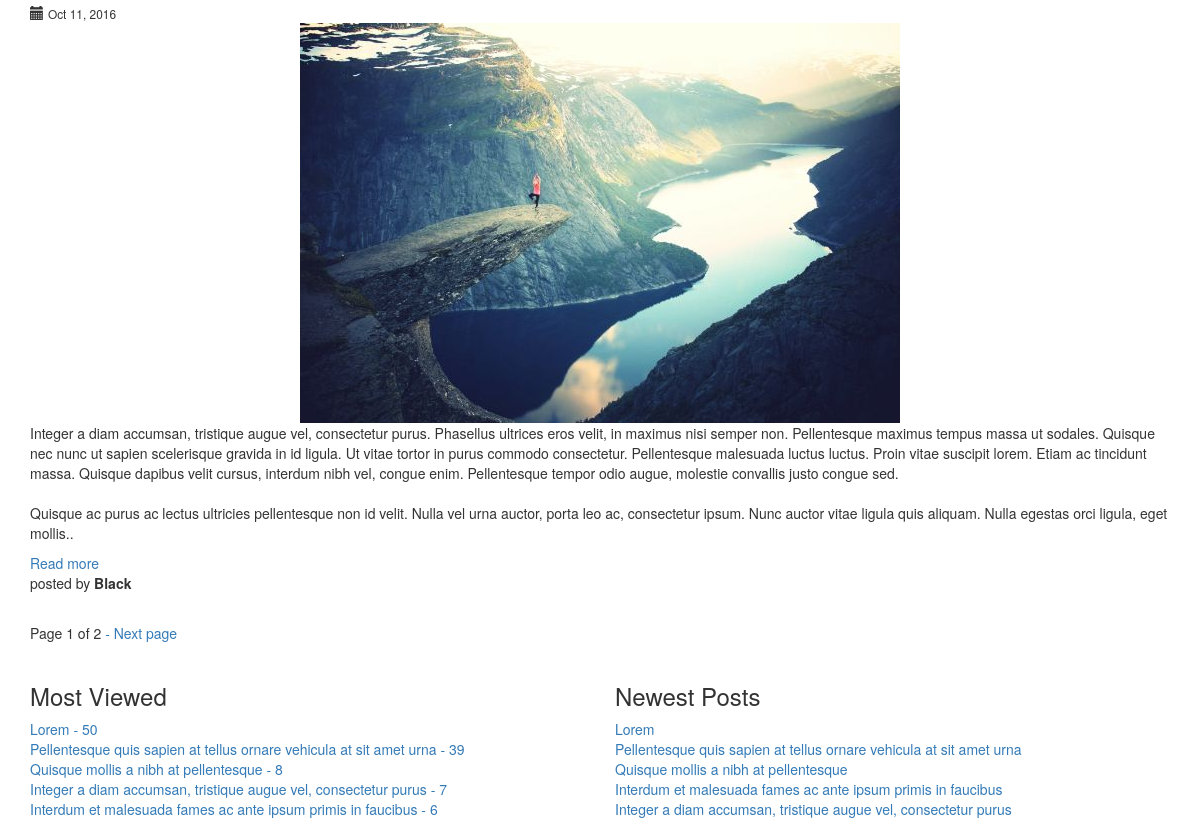
Before: / (lower part) with the older database file.
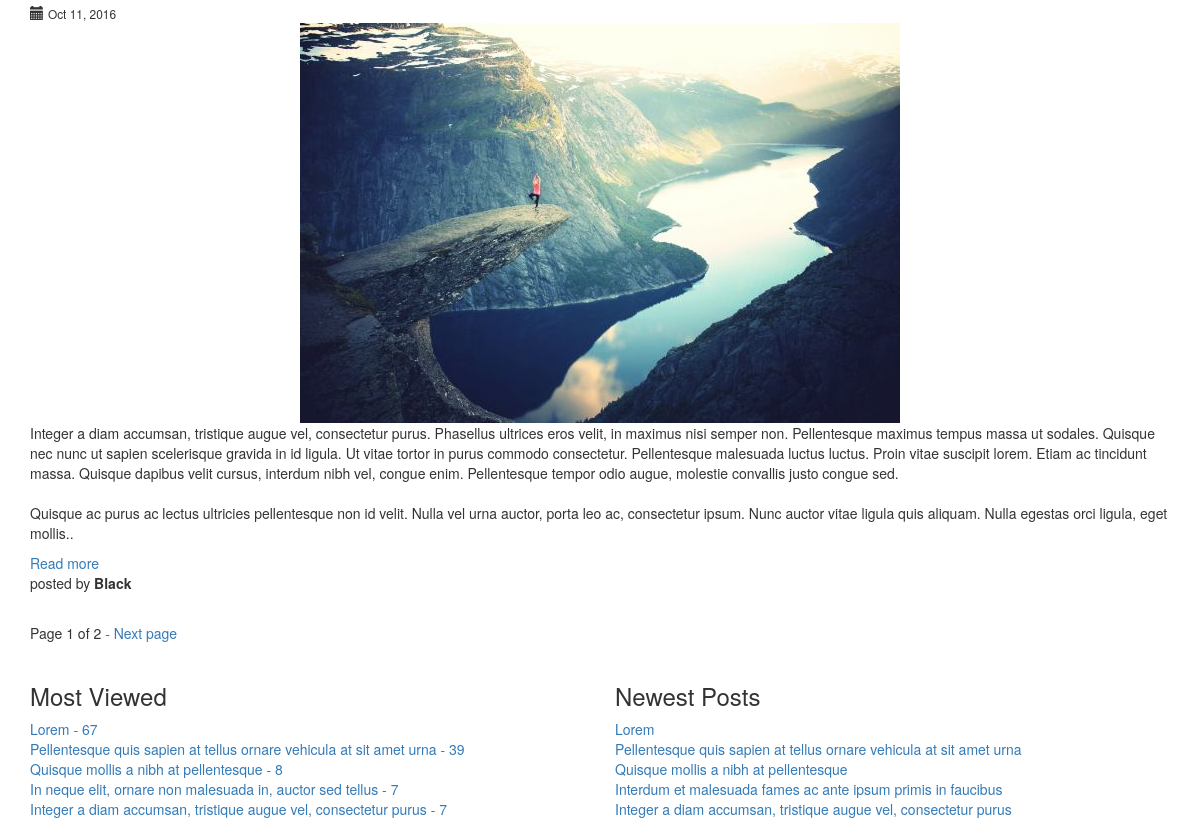
After: the same page with the newer database file.
### blog/models.py (models this page shows, shortened)
class PostEntry(models.Model):
    id = models.AutoField(primary_key=True)
    author = models.ForeignKey(PostAuthor)
    category = models.ForeignKey(Category)
    title = models.CharField(max_length=256)
    content = models.TextField()
    height = models.IntegerField(default=400, null=True)
    width = models.IntegerField(default=750, null=True)
    image = models.ImageField(
        upload_to='post_entry/', null=True, blank=True,
        width_field="width", height_field="height",
    )
    views = models.IntegerField(default=0)
    draft = models.BooleanField(default=False)
    slug = models.SlugField(unique=True, editable=False)
    add_date = models.DateTimeField(auto_now_add=True, null=True)
    published_date = models.DateTimeField(auto_now_add=True, null=True)
    last_update_date = models.DateTimeField(auto_now_add=False, null=True)
    class Meta:
        verbose_name_plural = 'Post Entries'

class PostAuthor(models.Model):
    id = models.AutoField(primary_key=True)
    name = models.CharField(max_length=128, unique=True)
    email = models.EmailField()
    description = models.TextField()
    slug = models.SlugField(unique=True, editable=False)
    class Meta:
        verbose_name_plural = 'Post Authors'
    def __str__(self):
        return self.name

### blog/views.py (the view)
# urls.py: url(r'^$', PostEntriesListView.as_view(), name='blog'),
class PostEntriesListView(ListView):
    model = PostEntry
    object_list = PostEntry.objects.all()
    context_object_name = 'post_entries'
    paginate_by = 5
    template_name = 'blog/blog.html'
    ordering = '-published_date'

### blog/templatetags/blog_tags.py (called while the page is built)
@register.inclusion_tag('template_tags/most_viewed_posts.html')
def most_viewed_tag():
    most_viewed_posts = PostEntry.objects.all().order_by('-views')[:5]
    return {
        'most_viewed': most_viewed_posts
    }

@register.inclusion_tag('template_tags/newest_posts.html')
def newest_posts_tag():
    newest_posts = PostEntry.objects.all().order_by('-published_date')[:5]
    return {
        'newest_posts': newest_posts,
    }

### templates/blog/blog.html (shortened to what this page needs)
{% extends 'base.html' %}
{% block body_block %}
    {% if post_entries %}
        {% for post in post_entries %}
            <div class="postBox">
                <div class="postDate">
                    <span class="glyphicon glyphicon-calendar" aria-hidden="true"></span>
                    <small> {{ post.published_date|date:"M d, Y " }}</small>
                </div>
                <div class="postContent">
                    {% if post.image %}
                        <img src="{{ MEDIA_URL }}{{ post.image }}" class="img-fluid" alt="Responsive image"/>
                    {% endif %}
                    {% if post.content_length <= 700 %}
                        <p>{{ post.content }}</p>
                    {% else %}
                        <p>{{ post.content|slice:"0:700"|linebreaksbr }}..</p>
                    {% endif %}
                    <div class="postReadMore">
                        <a href="{% url 'post-detail' slug=post.slug pk=post.pk %}">Read more</a>
                    </div>
                </div>
                <div class="postFooter">
                    <p>posted by <strong>{{ post.author }}</strong></p>
                </div>
            </div>
        {% endfor %}
    {% else %}
        <h1>There is no posts.</h1>
    {% endif %}
    <div class="postShowMore">
        <div class="pagination">
                <span class="page-links">
                    <span class="page-current">
                        Page {{ page_obj.number }} of {{ paginator.num_pages }}
                    </span>
                    {% if page_obj.has_next %}
                        <a href="{% url 'blog-page' page=page_obj.next_page_number %}"> - Next page </a>
                    {% endif %}
                </span>
        </div>
    </div>
    {% include 'blog/side_bar.html' %}
{% endblock %}

### templates/template_tags/most_viewed_posts.html
<h3>Most Viewed</h3>
{% for post in most_viewed %}
    {% if post.views >= 1 %}
        <a href="{% url 'post-detail' slug=post.slug pk=post.pk %}">{{ post.title }} - {{ post.views }}</a> <br/>
    {% endif %}
{% endfor %}

### templates/template_tags/newest_posts.html
<h3>Newest Posts</h3>
{% for post in newest_posts %}
    <a href={% url 'post-detail' slug=post.slug pk=post.pk %}>{{ post.title }}</a><br/>
{% endfor %}

Changed rows visible on the page:
no longer on one of the page's lists (row unchanged): PostEntry: title "Interdum et malesuada fames ac ante ipsum primis in faucibus", views "6"
changed PostEntry "Lorem": views "50" → "67"
now on this page (row edited): PostEntry: title "In neque elit, ornare non malesuada in, auctor sed tellus", views "7", shown under "Most Viewed"
